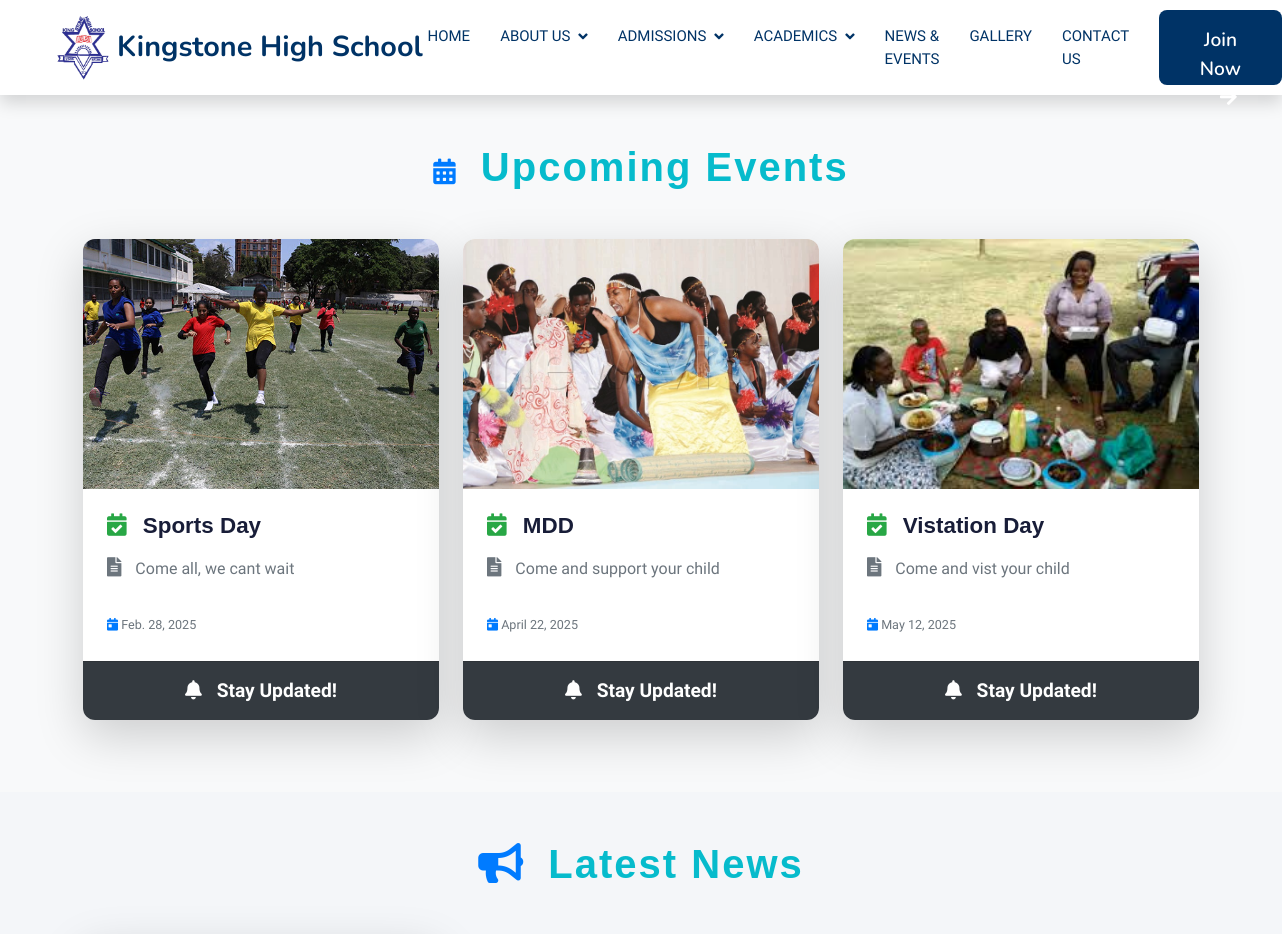
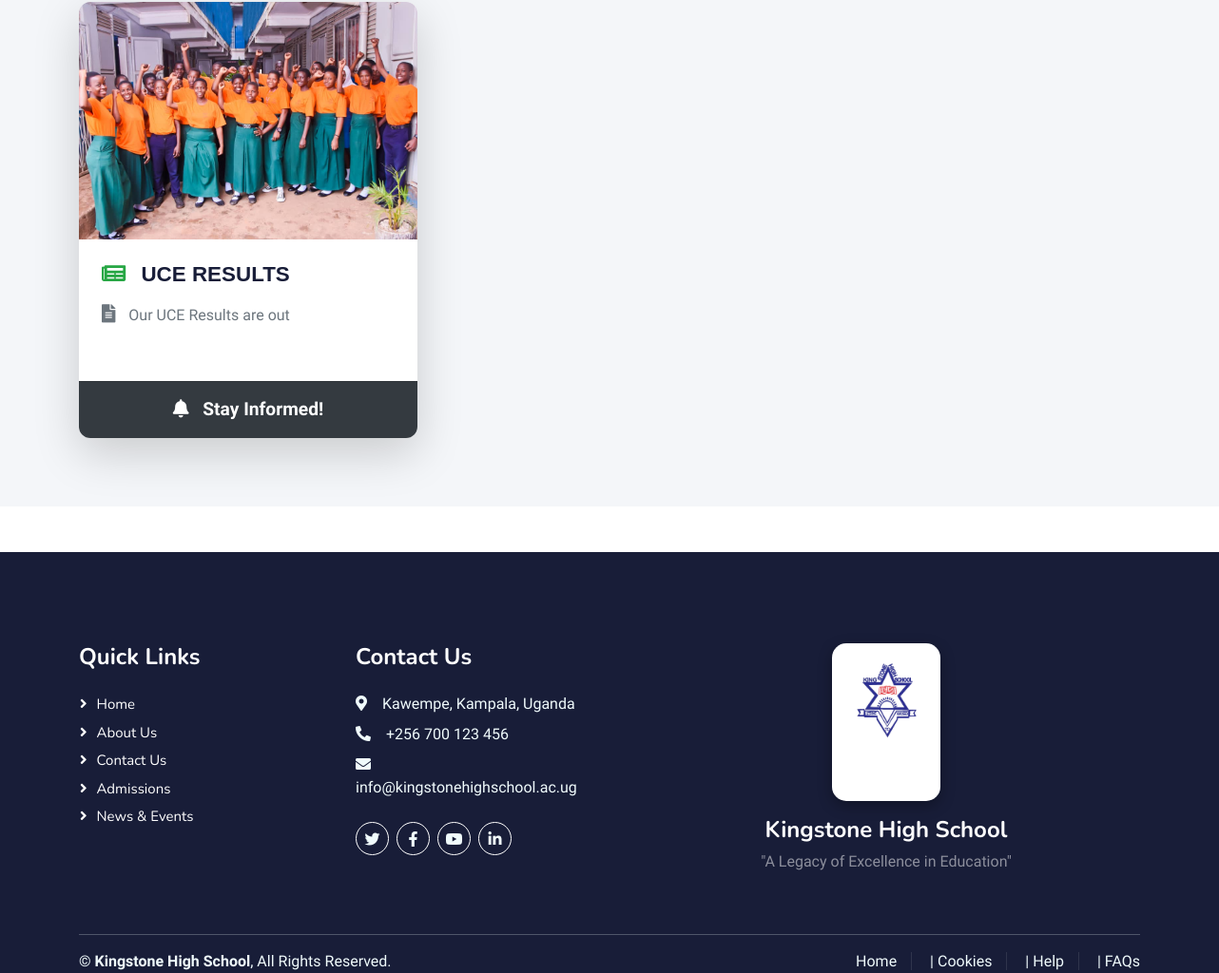
Page /events_and_news/ on the committed database (2 pictures, top to bottom).
### schoolapp/models.py (models this page shows, shortened)
class Event(models.Model):
    title = models.CharField(max_length=200)
    date = models.DateField()
    description = models.TextField()
    image = models.ImageField(upload_to='events/', blank=True, null=True)
    link = models.URLField(blank=True, null=True)

class New(models.Model):
    title = models.CharField(max_length=200)
    description = models.TextField()
    image = models.ImageField(upload_to='news/', blank=True, null=True)
    link = models.URLField(blank=True, null=True)
    created_at = models.DateTimeField(auto_now_add=True)

### schoolapp/views.py (the view)
# urls.py: path('events_and_news/', events_and_news, name='events_and_news'),
def events_and_news(request):
    events = Event.objects.order_by('date')[:5]  # Fetch latest 5 events
    news = New.objects.order_by('-created_at')[:5]  # Fetch latest 5 news
    return render(request, "events_and_news.html", {
        "events": events,
        "news": news,
    })

### templates/events_and_news.html (shortened to what this page needs)
{% extends 'base.html' %}
{% load static %}
{% block content %}
<section class="py-5" style="background-color: #f8f9fa;">
    <div class="container">
        <h1 class="text-center text-primary mb-5" style="font-family: 'Poppins', sans-serif; font-weight: 700; font-size: 2.5rem; letter-spacing: 2px; color: #1a1a1a;">
            <i class="fas fa-calendar-alt" style="color: #007bff; margin-right: 10px;"></i> Upcoming Events
        </h1>
        <div class="row">
            {% for event in events %}
            <div class="col-md-4 mb-4">
                <div class="card h-100 border-0 rounded-4 shadow-lg d-flex flex-column" style="transition: transform 0.4s ease, box-shadow 0.4s ease; overflow: hidden; background-color: #ffffff;">
                    {% if event.image %}
                    <img src="{{ event.image.url }}" class="card-img-top" alt="{{ event.title }}" style="object-fit: cover; height: 250px; transition: opacity 0.3s ease;">
                    {% endif %}
                    <div class="card-body p-4 d-flex flex-column" style="flex-grow: 1;">
                        <h5 class="card-title text-dark mb-3" style="font-family: 'Poppins', sans-serif; font-weight: 600; font-size: 1.4rem; color: #333333;">
                            <i class="fas fa-calendar-check" style="color: #28a745; margin-right: 10px;"></i> {{ event.title }}
                        </h5>
                        <p class="card-text text-muted mb-3" style="font-size: 1rem; line-height: 1.6; color: #6c757d; flex-grow: 1;">
                            <i class="fas fa-file-alt" style="color: #6c757d; margin-right: 10px;"></i> {{ event.description|truncatechars:120 }}
                        </p>
                        <div class="d-flex justify-content-between align-items-center mt-3">
                            <p class="card-text text-muted mb-0" style="font-size: 0.9rem; color: #007bff;">
                                <small class="text-muted">
                                    <i class="fas fa-calendar-day" style="color: #007bff;"></i> {{ event.date }}
                                </small>
                            </p>
                        </div>
                    </div>
                    <div class="card-footer text-center" style="background-color: #343a40; padding: 15px 0; font-size: 0.9rem; font-weight: 600; color: white;">
                        <p class="text-muted mb-0" style="font-size: 1.2rem; color: #ffffff !important;">
                            <i class="fas fa-bell" style="color: #ffffff; margin-right: 10px;"></i> Stay Updated!
                        </p>
                    </div>
                </div>
            </div>
            {% endfor %}
        </div>
    </div>
</section>
<section class="py-5" style="background-color: #f4f6f9;">
    <div class="container">
        <h1 class="text-center text-primary mb-5" style="font-family: 'Poppins', sans-serif; font-weight: 700; font-size: 2.5rem; letter-spacing: 2px; color: #1a1a1a;">
            <i class="fas fa-bullhorn" style="color: #007bff; margin-right: 10px;"></i> Latest News
        </h1>
        <div class="row">
            {% for news_item in news %}
            <div class="col-md-4 mb-4">
                <div class="card h-100 border-0 rounded-4 shadow-lg d-flex flex-column" style="transition: transform 0.4s ease, box-shadow 0.4s ease; overflow: hidden; background-color: #ffffff;">
                    {% if news_item.image %}
                    <img src="{{ news_item.image.url }}" class="card-img-top" alt="{{ news_item.title }}" style="object-fit: cover; height: 250px; transition: opacity 0.3s ease;">
                    {% endif %}
                    <div class="card-body p-4 d-flex flex-column" style="flex-grow: 1;">
                        <h5 class="card-title text-dark mb-3" style="font-family: 'Poppins', sans-serif; font-weight: 600; font-size: 1.4rem; color: #333333;">
                            <i class="fas fa-newspaper" style="color: #28a745; margin-right: 10px;"></i> {{ news_item.title }}
                        </h5>
                        <p class="card-text text-muted mb-3" style="font-size: 1rem; line-height: 1.6; color: #6c757d; flex-grow: 1;">
                            <i class="fas fa-file-alt" style="color: #6c757d; margin-right: 10px;"></i> {{ news_item.description|truncatechars:120 }}
                        </p>
                    </div>
                    <div class="card-footer text-center" style="background-color: #343a40; padding: 15px 0; font-size: 0.9rem; font-weight: 600; color: white;">
                        <p class="text-muted mb-0" style="font-size: 1.2rem; color: #ffffff !important;">
                            <i class="fas fa-bell" style="color: #ffffff; margin-right: 10px;"></i> Stay Informed!
                        </p>
                    </div>
                </div>
            </div>
            {% endfor %}
        </div>
    </div>
</section>
{% endblock %}

### static/css/style.css (style rules this page uses)
:root { --primary: #06BBCC; --light: #F0FBFC; --dark: #181d38; }

### templates/events_and_news.html (style rules this page uses)
.card { border-radius: 12px; overflow: hidden; background-color: #ffffff; transition: transform 0.4s ease, box-shadow 0.4s ease; }
.card-body { padding: 25px 20px; position: relative; z-index: 1; display: flex; flex-direction: column; justify-content: space-between; }
.card-title { font-size: 1.4rem; font-weight: 600; color: #333; margin-bottom: 10px; transition: color 0.3s ease; }
.card-text { font-size: 1rem; color: #6c757d; line-height: 1.6; margin-bottom: 15px; flex-grow: 1; }
.fas.fa-calendar-alt { font-size: 1.6rem; }
.fas.fa-calendar-check, .fas.fa-newspaper { font-size: 1.4rem; }
.fas.fa-file-alt, .fas.fa-bell { font-size: 1.2rem; }
.card-footer { background-color: #343a40; padding: 15px 0; font-size: 1.2rem; font-weight: 600; color: white !important; position: relative; text-align: center; }
.card-footer p { margin: 0; font-size: 1.2rem; }

### rows in the picture
Event: image (picture), title "Sports Day", description "Come all, we cant wait", date "Feb. 28, 2025"
Event: image (picture), title "MDD", description "Come and support your child", date "April 22, 2025"
Event: image (picture), title "Vistation Day", description "Come and vist your child", date "May 12, 2025"
New: image (picture), title "UCE RESULTS", description "Our UCE Results are out"
